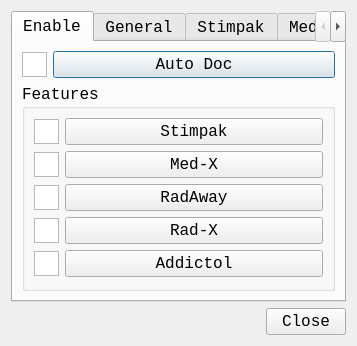
<?xml version="1.0" encoding="UTF-8"?>
<ui version="4.0">
 <class>autodocSettingsDialog</class>
 <widget class="QDialog" name="autodocSettingsDialog">
  <property name="geometry">
   <rect>
    <x>0</x>
    <y>0</y>
    <width>320</width>
    <height>331</height>
   </rect>
  </property>
  <property name="maximumSize">
   <size>
    <width>16777215</width>
    <height>16777215</height>
   </size>
  </property>
  <property name="font">
   <font>
    <family>Consolas</family>
    <pointsize>12</pointsize>
   </font>
  </property>
  <property name="windowTitle">
   <string>Auto Doc Settings</string>
  </property>
  <layout class="QVBoxLayout" name="verticalLayout">
   <item>
    <widget class="QTabWidget" name="settingsTabs">
     <property name="currentIndex">
      <number>0</number>
     </property>
     <widget class="QWidget" name="enableTab">
      <attribute name="title">
       <string>Enable</string>
      </attribute>
      <layout class="QGridLayout" name="gridLayout">
       <item row="0" column="1">
        <widget class="QPushButton" name="useWidgetButton">
         <property name="text">
          <string>Auto Doc</string>
         </property>
        </widget>
       </item>
       <item row="0" column="0">
        <widget class="QGraphicsView" name="useWidgetView">
         <property name="maximumSize">
          <size>
           <width>25</width>
           <height>25</height>
          </size>
         </property>
        </widget>
       </item>
       <item row="1" column="0" colspan="2">
        <widget class="QGroupBox" name="enableFeaturesBox">
         <property name="maximumSize">
          <size>
           <width>16777215</width>
           <height>16777215</height>
          </size>
         </property>
         <property name="title">
          <string>Features</string>
         </property>
         <property name="flat">
          <bool>true</bool>
         </property>
         <layout class="QFormLayout" name="formLayout">
          <item row="0" column="0">
           <widget class="QGraphicsView" name="useStimpakView">
            <property name="maximumSize">
             <size>
              <width>25</width>
              <height>25</height>
             </size>
            </property>
           </widget>
          </item>
          <item row="1" column="0">
           <widget class="QGraphicsView" name="useMedXView">
            <property name="maximumSize">
             <size>
              <width>25</width>
              <height>25</height>
             </size>
            </property>
           </widget>
          </item>
          <item row="1" column="1">
           <widget class="QPushButton" name="useMedXButton">
            <property name="text">
             <string>Med-X</string>
            </property>
           </widget>
          </item>
          <item row="2" column="0">
           <widget class="QGraphicsView" name="useRadAwayView">
            <property name="maximumSize">
             <size>
              <width>25</width>
              <height>25</height>
             </size>
            </property>
           </widget>
          </item>
          <item row="2" column="1">
           <widget class="QPushButton" name="useRadAwayButton">
            <property name="text">
             <string>RadAway</string>
            </property>
           </widget>
          </item>
          <item row="3" column="0">
           <widget class="QGraphicsView" name="useRadXView">
            <property name="maximumSize">
             <size>
              <width>25</width>
              <height>25</height>
             </size>
            </property>
           </widget>
          </item>
          <item row="3" column="1">
           <widget class="QPushButton" name="useRadXButton">
            <property name="text">
             <string>Rad-X</string>
            </property>
           </widget>
          </item>
          <item row="4" column="0">
           <widget class="QGraphicsView" name="useAddictolView">
            <property name="maximumSize">
             <size>
              <width>25</width>
              <height>25</height>
             </size>
            </property>
           </widget>
          </item>
          <item row="4" column="1">
           <widget class="QPushButton" name="useAddictolButton">
            <property name="text">
             <string>Addictol</string>
            </property>
           </widget>
          </item>
          <item row="0" column="1">
           <widget class="QPushButton" name="useStimpakButton">
            <property name="text">
             <string>Stimpak</string>
            </property>
           </widget>
          </item>
         </layout>
        </widget>
       </item>
      </layout>
     </widget>
     <widget class="QWidget" name="generalTab">
      <attribute name="title">
       <string>General</string>
      </attribute>
      <layout class="QVBoxLayout" name="verticalLayout_15">
       <item>
        <widget class="QGroupBox" name="timerDelayBox">
         <property name="title">
          <string>Use Delay Timer</string>
         </property>
         <property name="flat">
          <bool>true</bool>
         </property>
         <layout class="QVBoxLayout" name="verticalLayout_16">
          <item>
           <widget class="QSpinBox" name="timerDelay">
            <property name="maximum">
             <number>10000</number>
            </property>
            <property name="singleStep">
             <number>250</number>
            </property>
            <property name="value">
             <number>2000</number>
            </property>
           </widget>
          </item>
         </layout>
        </widget>
       </item>
       <item>
        <spacer name="generalSpacer">
         <property name="orientation">
          <enum>Qt::Vertical</enum>
         </property>
         <property name="sizeHint" stdset="0">
          <size>
           <width>20</width>
           <height>40</height>
          </size>
         </property>
        </spacer>
       </item>
      </layout>
     </widget>
     <widget class="QWidget" name="stimpakTab">
      <attribute name="title">
       <string>Stimpak</string>
      </attribute>
      <layout class="QVBoxLayout" name="verticalLayout_2">
       <item>
        <widget class="QGroupBox" name="stimpakPercentBox">
         <property name="title">
          <string>Health % Use</string>
         </property>
         <property name="flat">
          <bool>true</bool>
         </property>
         <layout class="QHBoxLayout" name="horizontalLayout">
          <item>
           <widget class="QLabel" name="stimpakPercentLabel">
            <property name="text">
             <string>80</string>
            </property>
           </widget>
          </item>
          <item>
           <widget class="QSlider" name="stimpakPercent">
            <property name="minimum">
             <number>1</number>
            </property>
            <property name="value">
             <number>80</number>
            </property>
            <property name="orientation">
             <enum>Qt::Horizontal</enum>
            </property>
            <property name="tickPosition">
             <enum>QSlider::TicksBothSides</enum>
            </property>
            <property name="tickInterval">
             <number>10</number>
            </property>
           </widget>
          </item>
         </layout>
        </widget>
       </item>
       <item>
        <widget class="QGroupBox" name="stimpakLimitBox">
         <property name="title">
          <string>Stock Limitation</string>
         </property>
         <property name="flat">
          <bool>true</bool>
         </property>
         <layout class="QVBoxLayout" name="verticalLayout_3">
          <item>
           <widget class="QSpinBox" name="stimpakLimit">
            <property name="maximum">
             <number>999</number>
            </property>
            <property name="value">
             <number>10</number>
            </property>
           </widget>
          </item>
         </layout>
        </widget>
       </item>
       <item>
        <spacer name="stimpakSpacer">
         <property name="orientation">
          <enum>Qt::Vertical</enum>
         </property>
         <property name="sizeHint" stdset="0">
          <size>
           <width>20</width>
           <height>40</height>
          </size>
         </property>
        </spacer>
       </item>
      </layout>
     </widget>
     <widget class="QWidget" name="medxTab">
      <attribute name="title">
       <string>Med-X</string>
      </attribute>
      <layout class="QVBoxLayout" name="verticalLayout_4">
       <item>
        <widget class="QGroupBox" name="medxUseBox">
         <property name="title">
          <string>Use Type</string>
         </property>
         <property name="flat">
          <bool>true</bool>
         </property>
         <layout class="QVBoxLayout" name="verticalLayout_5">
          <item>
           <widget class="QComboBox" name="medxUse">
            <item>
             <property name="text">
              <string>When Damaged</string>
             </property>
            </item>
            <item>
             <property name="text">
              <string>On Health % Use</string>
             </property>
            </item>
            <item>
             <property name="text">
              <string>At 3/4 Health</string>
             </property>
            </item>
            <item>
             <property name="text">
              <string>At 1/2 Health</string>
             </property>
            </item>
            <item>
             <property name="text">
              <string>At 1/4 Health</string>
             </property>
            </item>
           </widget>
          </item>
         </layout>
        </widget>
       </item>
       <item>
        <widget class="QGroupBox" name="medxLimitBox">
         <property name="title">
          <string>Stock Limitation</string>
         </property>
         <property name="flat">
          <bool>true</bool>
         </property>
         <layout class="QVBoxLayout" name="verticalLayout_6">
          <item>
           <widget class="QSpinBox" name="medxLimit">
            <property name="maximum">
             <number>999</number>
            </property>
            <property name="value">
             <number>5</number>
            </property>
           </widget>
          </item>
         </layout>
        </widget>
       </item>
       <item>
        <spacer name="medxSpacer">
         <property name="orientation">
          <enum>Qt::Vertical</enum>
         </property>
         <property name="sizeHint" stdset="0">
          <size>
           <width>20</width>
           <height>40</height>
          </size>
         </property>
        </spacer>
       </item>
      </layout>
     </widget>
     <widget class="QWidget" name="radawayTab">
      <attribute name="title">
       <string>RadAway</string>
      </attribute>
      <layout class="QVBoxLayout" name="verticalLayout_7">
       <item>
        <widget class="QGroupBox" name="radawayUseBox">
         <property name="title">
          <string>Use Type</string>
         </property>
         <property name="flat">
          <bool>true</bool>
         </property>
         <layout class="QVBoxLayout" name="verticalLayout_8">
          <item>
           <widget class="QComboBox" name="radawayUse">
            <item>
             <property name="text">
              <string>When Irradiated</string>
             </property>
            </item>
            <item>
             <property name="text">
              <string>When Stimpak Heals Nothing</string>
             </property>
            </item>
           </widget>
          </item>
         </layout>
        </widget>
       </item>
       <item>
        <widget class="QGroupBox" name="radawayLimitBox">
         <property name="title">
          <string>Stock Limitation</string>
         </property>
         <property name="flat">
          <bool>true</bool>
         </property>
         <layout class="QVBoxLayout" name="verticalLayout_9">
          <item>
           <widget class="QSpinBox" name="radawayLimit">
            <property name="maximum">
             <number>999</number>
            </property>
            <property name="value">
             <number>10</number>
            </property>
           </widget>
          </item>
         </layout>
        </widget>
       </item>
       <item>
        <spacer name="radawaySpacer">
         <property name="orientation">
          <enum>Qt::Vertical</enum>
         </property>
         <property name="sizeHint" stdset="0">
          <size>
           <width>20</width>
           <height>40</height>
          </size>
         </property>
        </spacer>
       </item>
      </layout>
     </widget>
     <widget class="QWidget" name="radxTab">
      <attribute name="title">
       <string>Rad-X</string>
      </attribute>
      <layout class="QVBoxLayout" name="verticalLayout_10">
       <item>
        <widget class="QGroupBox" name="radxUseBox">
         <property name="title">
          <string>Use Type</string>
         </property>
         <property name="flat">
          <bool>true</bool>
         </property>
         <layout class="QVBoxLayout" name="verticalLayout_11">
          <item>
           <widget class="QComboBox" name="radxUse">
            <item>
             <property name="text">
              <string>When Irradiated</string>
             </property>
            </item>
            <item>
             <property name="text">
              <string>On RadAway Use</string>
             </property>
            </item>
           </widget>
          </item>
         </layout>
        </widget>
       </item>
       <item>
        <widget class="QGroupBox" name="radxLimitBox">
         <property name="title">
          <string>Stock Limitation</string>
         </property>
         <property name="flat">
          <bool>true</bool>
         </property>
         <layout class="QVBoxLayout" name="verticalLayout_12">
          <item>
           <widget class="QSpinBox" name="radxLimit">
            <property name="maximum">
             <number>999</number>
            </property>
            <property name="value">
             <number>5</number>
            </property>
           </widget>
          </item>
         </layout>
        </widget>
       </item>
       <item>
        <spacer name="radxSpacer">
         <property name="orientation">
          <enum>Qt::Vertical</enum>
         </property>
         <property name="sizeHint" stdset="0">
          <size>
           <width>20</width>
           <height>40</height>
          </size>
         </property>
        </spacer>
       </item>
      </layout>
     </widget>
     <widget class="QWidget" name="addictolTab">
      <attribute name="title">
       <string>Addictol</string>
      </attribute>
      <layout class="QVBoxLayout" name="verticalLayout_13">
       <item>
        <widget class="QGroupBox" name="addictolLimitBox">
         <property name="title">
          <string>Stock Limitation</string>
         </property>
         <property name="flat">
          <bool>true</bool>
         </property>
         <layout class="QVBoxLayout" name="verticalLayout_14">
          <item>
           <widget class="QSpinBox" name="addictolLimit">
            <property name="maximum">
             <number>999</number>
            </property>
            <property name="value">
             <number>5</number>
            </property>
           </widget>
          </item>
         </layout>
        </widget>
       </item>
       <item>
        <spacer name="addictolSpacer">
         <property name="orientation">
          <enum>Qt::Vertical</enum>
         </property>
         <property name="sizeHint" stdset="0">
          <size>
           <width>20</width>
           <height>40</height>
          </size>
         </property>
        </spacer>
       </item>
      </layout>
     </widget>
    </widget>
   </item>
   <item>
    <widget class="QDialogButtonBox" name="dialogButtons">
     <property name="orientation">
      <enum>Qt::Horizontal</enum>
     </property>
     <property name="standardButtons">
      <set>QDialogButtonBox::Close</set>
     </property>
    </widget>
   </item>
  </layout>
 </widget>
 <resources/>
 <connections>
  <connection>
   <sender>dialogButtons</sender>
   <signal>accepted()</signal>
   <receiver>autodocSettingsDialog</receiver>
   <slot>accept()</slot>
   <hints>
    <hint type="sourcelabel">
     <x>248</x>
     <y>254</y>
    </hint>
    <hint type="destinationlabel">
     <x>157</x>
     <y>274</y>
    </hint>
   </hints>
  </connection>
  <connection>
   <sender>dialogButtons</sender>
   <signal>rejected()</signal>
   <receiver>autodocSettingsDialog</receiver>
   <slot>reject()</slot>
   <hints>
    <hint type="sourcelabel">
     <x>316</x>
     <y>260</y>
    </hint>
    <hint type="destinationlabel">
     <x>286</x>
     <y>274</y>
    </hint>
   </hints>
  </connection>
 </connections>
</ui>
